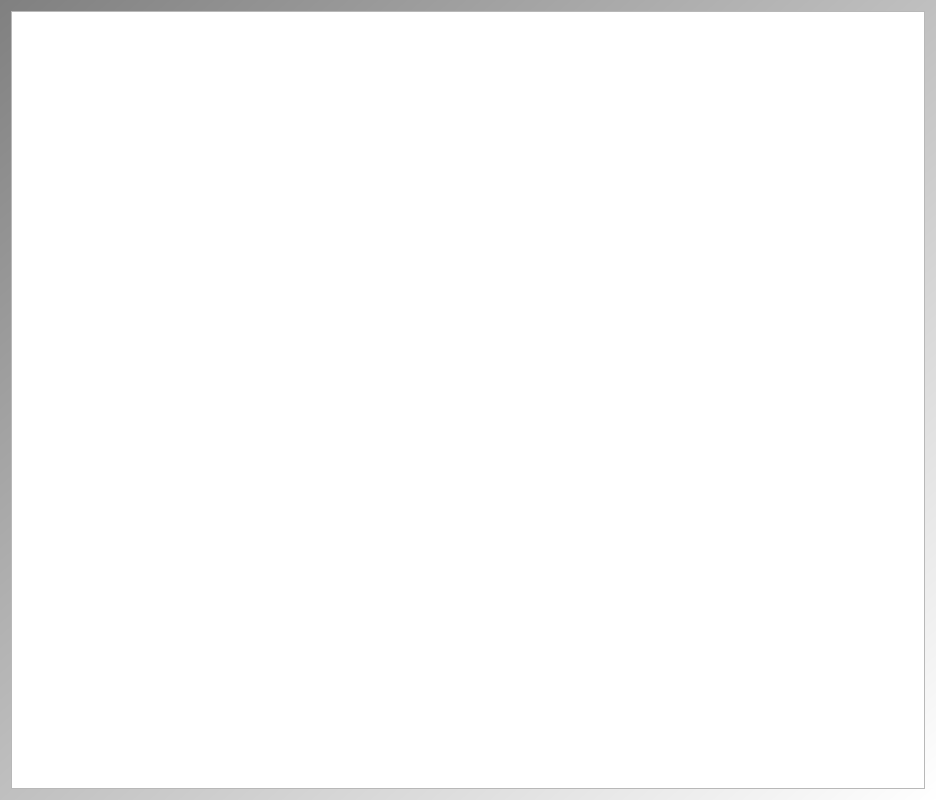
<?xml version="1.0" encoding="UTF-8"?>
<ui version="4.0">
 <class>QtTestQtRoundedRectItemCompareDialog</class>
 <widget class="QDialog" name="QtTestQtRoundedRectItemCompareDialog">
  <property name="geometry">
   <rect>
    <x>0</x>
    <y>0</y>
    <width>936</width>
    <height>800</height>
   </rect>
  </property>
  <property name="windowTitle">
   <string>TestQtRoundedRectItem</string>
  </property>
  <property name="windowIcon">
   <iconset resource="TestQtRoundedRectItem.qrc">
    <normaloff>:/images/TestQtRoundedRectItemIcon.png</normaloff>:/images/TestQtRoundedRectItemIcon.png</iconset>
  </property>
  <property name="styleSheet">
   <string notr="true">QDialog { 
background-color: qlineargradient(x1: 0, y1: 0, x2: 1, y2: 1, stop: 0  #808080, stop: 1 #ffffff);
}
QPushButton { background-color: rgb(255, 255, 255);  }
QPushButton { color: rgb(0,0,0); }</string>
  </property>
  <layout class="QGridLayout" name="gridLayout">
   <item row="0" column="0">
    <widget class="ribi::QtTestQtRoundedRectItemWidget" name="view"/>
   </item>
  </layout>
 </widget>
 <customwidgets>
  <customwidget>
   <class>ribi::QtTestQtRoundedRectItemWidget</class>
   <extends>QGraphicsView</extends>
   <header>qttestqtroundedrectitemwidget.h</header>
  </customwidget>
 </customwidgets>
 <resources>
  <include location="TestQtRoundedRectItem.qrc"/>
 </resources>
 <connections/>
</ui>
